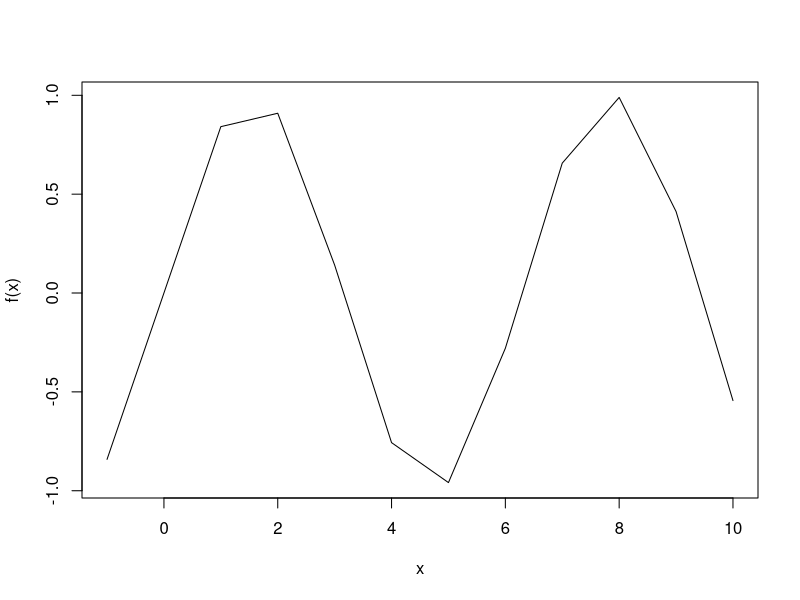
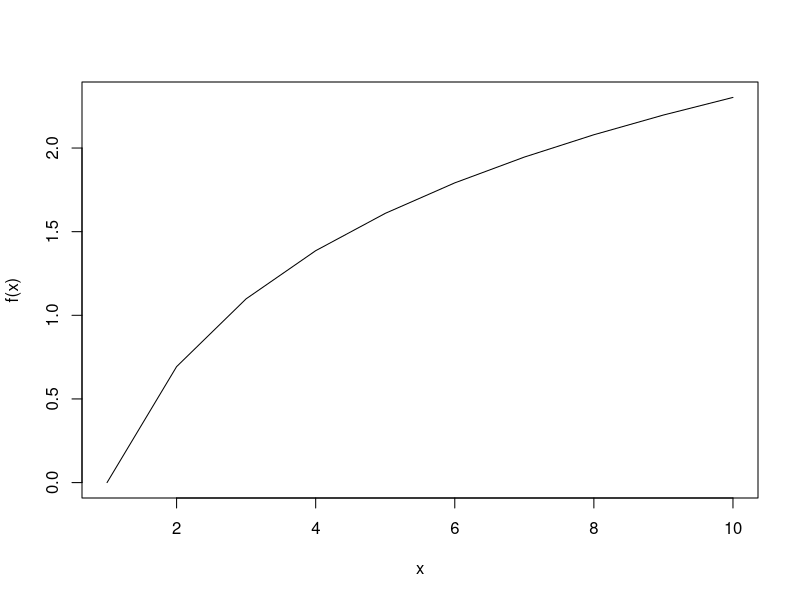
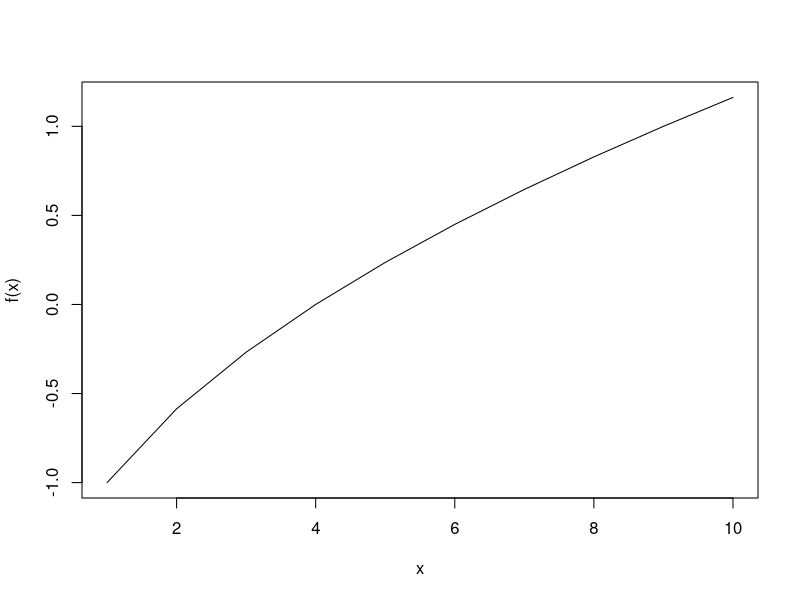
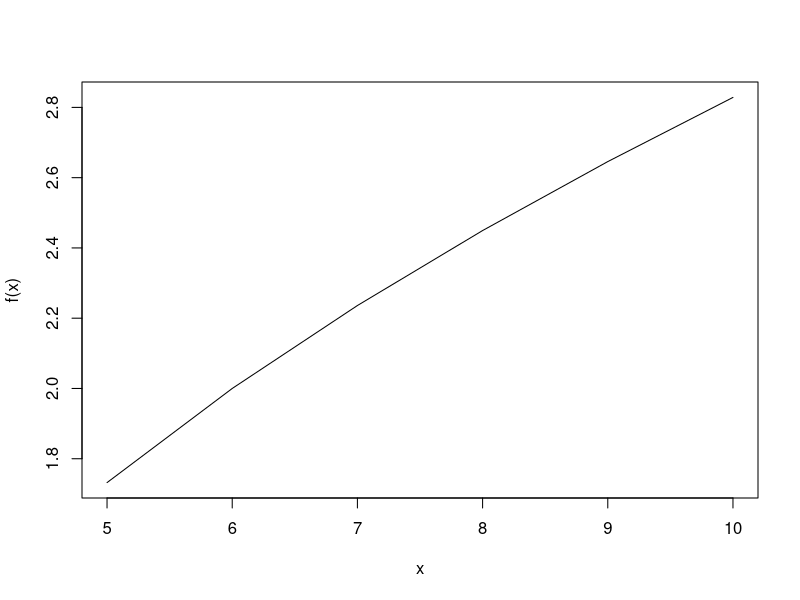
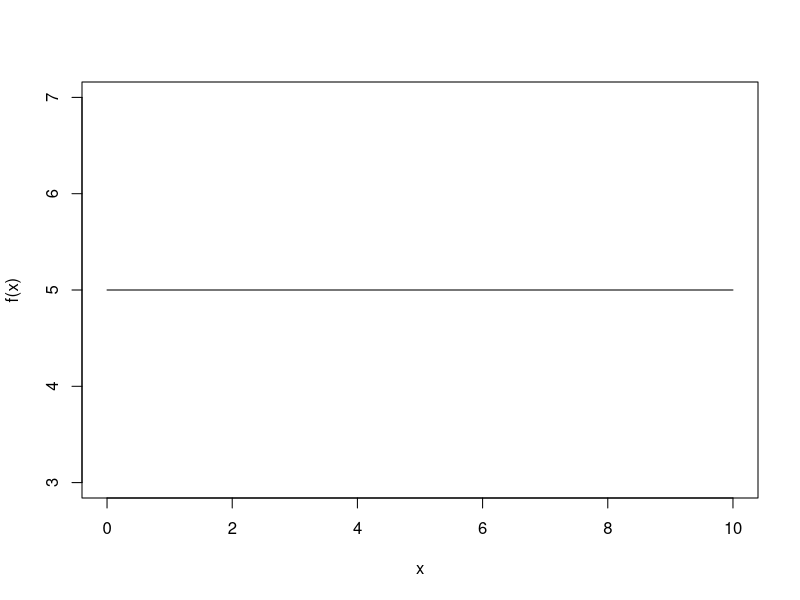
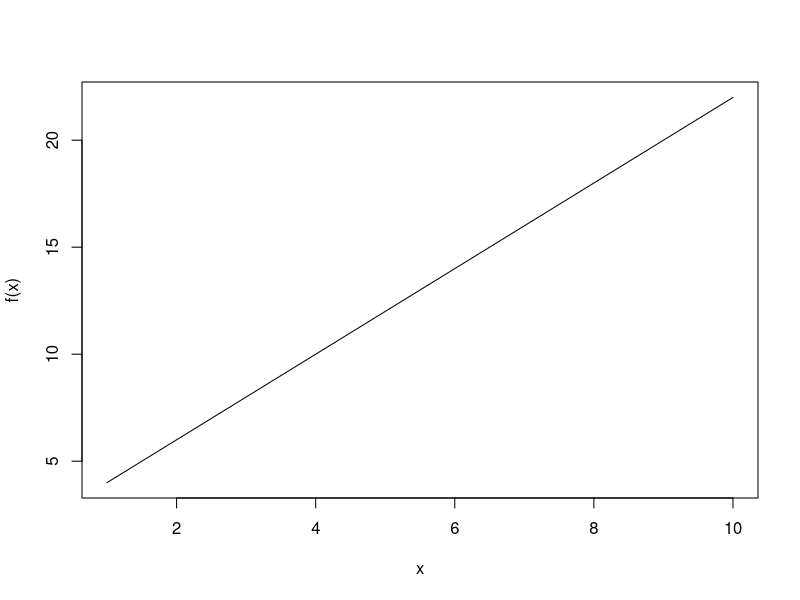
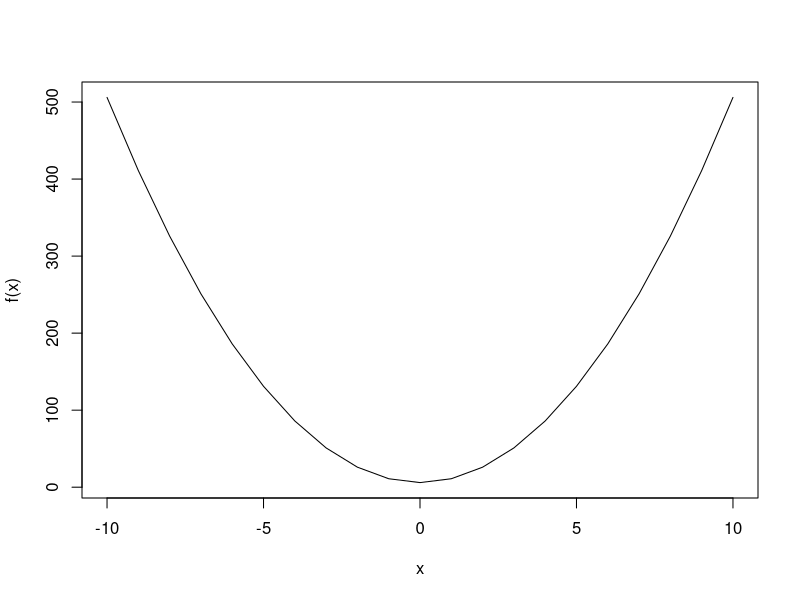
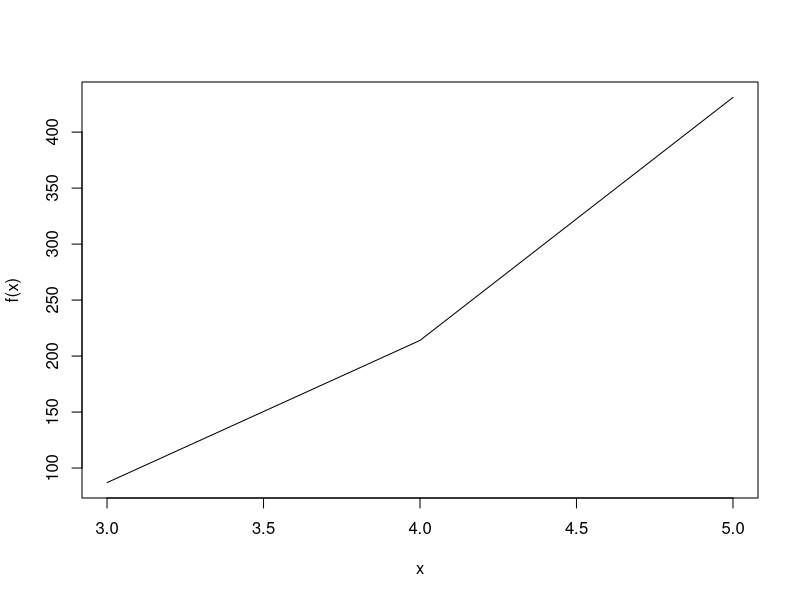

The R source for these figures, in order:

#1.1
f1<- function (x){
    result <- x^3 + x^2 -6
    return(result)
}

f1(4)

#1.2
g1 <- function (a,b){
    result <- a*b*(b-a)
    return (result)
} 

g1(2,4)

#1.3
h <- function (m,n){
    result <- (sqrt(m)/n)+m-2*n
return (result)
    }

h(4,2)

#2.1
a<- matrix (c(1,2,3,4),2,2,TRUE)
b<- matrix (c(5,6,7,8),2,2,TRUE)
f <- function(a,b){
    result <- ((a+b)%*%a%*%b)
return (result)
    }
f(a,b)

#2.2
m<- matrix (c(1:4),2,2,TRUE)
n<- matrix (c(5:8),2,2,TRUE)
h<- function (m,n){
    result <- det(m)*n-m%*%n
    return (result)
}
h(m,n)

#2.3
a<- matrix (c(1:4),2,2,TRUE)
g <- function (x){
    result <- solve(x)%*%x-2*x
    return(result)
}
g(a)

#1
f <- function (x){
    result <- sin(x)
    return (result)
}
plot (input <- -1:10,
     sapply(input, f),
      type="l",
      xlab="x",
     ylab = "f(x)")

#2
f <- function(x){
    result <- log(x)
    return (result)
}
input <- 1:10
plot (input ,
     sapply(input, f),
      type="l",
      xlab="x",
     ylab = "f(x)")

#3
f<- function (x){
    result <- sqrt(x)-2
    return (result)
}
plot (input,
     sapply(input, f),
      type="l", 
      xlab="x",
     ylab = "f(x)")

#4
f<- function (x){
    result <- sqrt(x-2)
    return (result)
}
input <- 5:10
plot (input ,
     sapply(input, f),
      type="l",
      xlab="x",
     ylab = "f(x)")

#Constant functions
# f(x) = a
f<- function (x){
    #suppose a=5
    result <- 5
    return (result)
}
input <- 0:10
plot(input, 
sapply (input, f),
type="l", xlab= "x",
ylab="f(x)")

#Linear functions
# f(x) = ax + b
f <- function (x){
    # a=2 dan b=4
    result<- 2*x + 2
    return(result)
}
input <- 1:10
plot (input,
sapply(input, f),
type="l", xlab="x",
ylab="f(x)")

#Quadratic functions
#f(x)= gx^2 + hx +i
f<- function (x){
#g=5 , h=3, i=2
    result <- 5*x^2 + 2*2 + 2
    return (result)
}
input <- -10:10
plot(input,
sapply(input, f),
type = "l", xlab="x",
ylab = "f(x)")

#Polynomial functions
#f(x)=4x^3-3x^2+6
f <- function (x){
    result <- 4*x^3-3*x^2+6
    return (result)
}
input <- seq(5,3)
plot(input,
sapply (input, f),
type ="l", xlab ="x",
ylab="f(x)")

#Rational functions
f<- function (x){
    result <- x/(x-3)
    return (result)
}
input <- seq (4,10,1)
plot(input,
sapply (input, f),
type ="l",
xlab ="x",
ylab = "f(x)")
